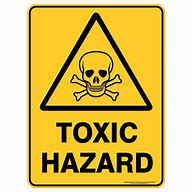
#> input picture images/image 1.jpg, 192 x 192 px
$ python sandbox_generate_dataset.py
#> lines starting #> are read from the running program, lines starting #| are printed output that depends on the picture
from PIL import Image, ImageDraw
import numpy as np
import cv2


def add_padding(image, up=0, down=0, left=0, right=0):
    """
    Add transparent padding to the input image.

    Args:
    image (PIL.Image.Image): Input image.
    up (int): Padding pixels to add to the top (upper). Default is 0.
    down (int): Padding pixels to add to the bottom (lower). Default is 0.
    left (int): Padding pixels to add to the left. Default is 0.
    right (int): Padding pixels to add to the right. Default is 0.

    Returns:
    PIL.Image.Image: Image with added transparent padding.
    """
    # Get input image dimensions
    width, height = image.size

    # Calculate new dimensions with padding
    new_width = width + left + right
    new_height = height + up + down

    # Create a new blank image with the new dimensions and fill it with transparent pixels
    padded_image = Image.new('RGBA', (new_width, new_height), color=(0, 0, 0, 0))

    # Paste the original image onto the padded image with the specified offsets
    padded_image.paste(image, (left, up))

    return padded_image


# [138 lines left out: functions shear_image, warp_perspective, draw_line, not called in this run]


def shear_and_warp(image_path, shear_horizontal_angle, shear_vertical_angle, vertical_warp, horizontal_warp):
#> called with image_path = 'images/image 1.jpg', shear_horizontal_angle = -20, shear_vertical_angle = -20, vertical_warp = 0.9, horizontal_warp = 1
    image_arr = cv2.cvtColor(cv2.imread(image_path), cv2.COLOR_BGR2RGB)
    height, width = image_arr.shape[:2]
#> height = 192; width = 192

    # Define destination points based on warping
    mid_y = height // 2
#> mid_y = 96
    mid_x = width // 2
#> mid_x = 96
    dst_top_left = np.float32([0, 0])
    dst_top_right = np.float32([width, 0])
#> dst_top_right = [192, 0]
    dst_bottom_right = np.float32([width, height])
#> dst_bottom_right = [192, 192]
    dst_bottom_left = np.float32([0, height])
#> dst_bottom_left = [0, 192]

    if vertical_warp > 0:
        dst_top_right[1] = mid_y - mid_y * vertical_warp
        dst_bottom_right[1] = mid_y + mid_y * vertical_warp
    else:
        dst_top_left[1] = mid_y - abs(mid_y * vertical_warp)
        dst_bottom_left[1] = mid_y + abs(mid_y * vertical_warp)

    if horizontal_warp > 0:
        dst_top_right[0] = mid_x + mid_x * horizontal_warp
        dst_top_left[0] = mid_x - mid_x * horizontal_warp
    else:
        dst_bottom_right[0] = mid_x + mid_x * abs(horizontal_warp)
        dst_bottom_left[0] = mid_x - mid_x * abs(horizontal_warp)

    # Convert angles to radians
    shear_horizontal_radians = np.radians(shear_horizontal_angle)
    shear_vertical_radians = np.radians(shear_vertical_angle)

    up_pad, down_pad, left_pad, right_pad = 0, 0, 0, 0

    h_pad = abs(int(height * np.tan(shear_horizontal_radians)))
#> h_pad = 69
    v_pad = abs(int(width * np.tan(shear_vertical_radians)))
#> v_pad = 69

    if shear_vertical_angle > 0:
        up_pad = v_pad
        dst_top_left[1] += v_pad
        dst_bottom_left[1] += v_pad
    else:
        down_pad = v_pad
#> down_pad = 69
        dst_top_right[1] += v_pad
        dst_bottom_right[1] += v_pad

    if shear_horizontal_angle > 0:
        left_pad = h_pad
        dst_top_right[0] += h_pad
        dst_top_left[0] += h_pad
    else:
        right_pad = h_pad
#> right_pad = 69
        dst_bottom_right[0] += h_pad
        dst_bottom_left[0] += h_pad

    image_pil = add_padding(Image.fromarray(image_arr), up=up_pad, down=down_pad, left=left_pad, right=right_pad)
#> in add_padding, `padded_image = Image.new('RGBA', (new_width, new_height), color=(0, 0,..`: padded_image: PIL image 261x261 RGBA; every value is 0
#> in add_padding, `padded_image.paste(image, (left, up))`:
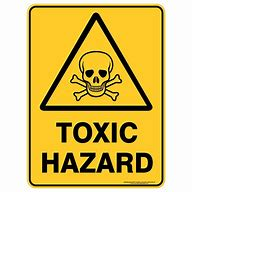
#> padded_image: PIL image 261x261 RGBA; mean R, G, B, A 116.4, 103.1, 57.6, 138; transparent parts drawn white

    # Define source points (corners of the input image)
    src_top_left = [left_pad, up_pad]
    src_top_right = [width + left_pad, up_pad]
#> src_top_right = [192, 0]
    src_bottom_right = [width + left_pad, height + up_pad]
    src_bottom_left = [left_pad, height + up_pad]

    src_pts = np.float32([src_top_left, src_top_right, src_bottom_right, src_bottom_left])

    new_width, new_height = width + h_pad, height + v_pad

    # Define destination points (adjusted for desired warping)
    points = [dst_top_left, dst_top_right, dst_bottom_right, dst_bottom_left]

    # Calculate perspective transform matrix
    transform_matrix = cv2.getPerspectiveTransform(src_pts, np.array([np.float32([x, y]) for x, y in points]))

    # Warp the image
    warped_image_arr = cv2.warpPerspective(np.array(image_pil), transform_matrix, (new_width, new_height))
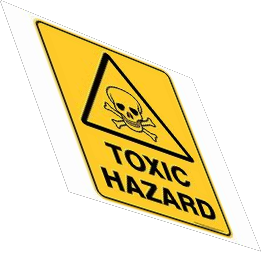
#> warped_image_arr: shape (261, 261, 4); mean R, G, B, A 95.6, 84.7, 47.6, 113.3; transparent parts drawn white

    warped_image_pil = Image.fromarray(warped_image_arr)

    # [6 lines of commented-out code are left out]
    return warped_image_pil, points


# Example usage:
input_image_path = 'images/image 1.jpg'

my_image, seg = shear_and_warp(input_image_path, -20, -20, 0.9, 1)
#> seg = [[0, 0], [192, 78.6], [261, 251.4], [69, 192]]

# Display the original and sheared images
my_image.show()

$ run again, with images/image 2.jpg copied over images/image 1.jpg
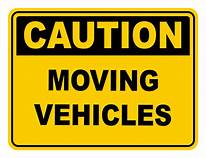
#> input picture images/image 2.jpg, 206 x 158 px
#> in add_padding, `padded_image.paste(image, (left, up))`:
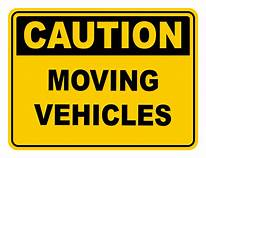
#> padded_image: PIL image 263x232 RGBA; mean R, G, B, A 98.7, 85.4, 29.5, 136; transparent parts drawn white
#> in shear_and_warp, `warped_image_arr = cv2.warpPerspective(np.array(image_pil), transform_..`:
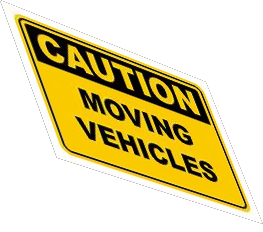
#> warped_image_arr: shape (232, 263, 4); mean R, G, B, A 81.3, 70.4, 24.3, 111.7; transparent parts drawn white
#> seg = [[0, 0], [206, 81.9], [263, 224.1], [57, 158]]

$ run again, with images/bulaya.webp saved as images/image 1.jpg
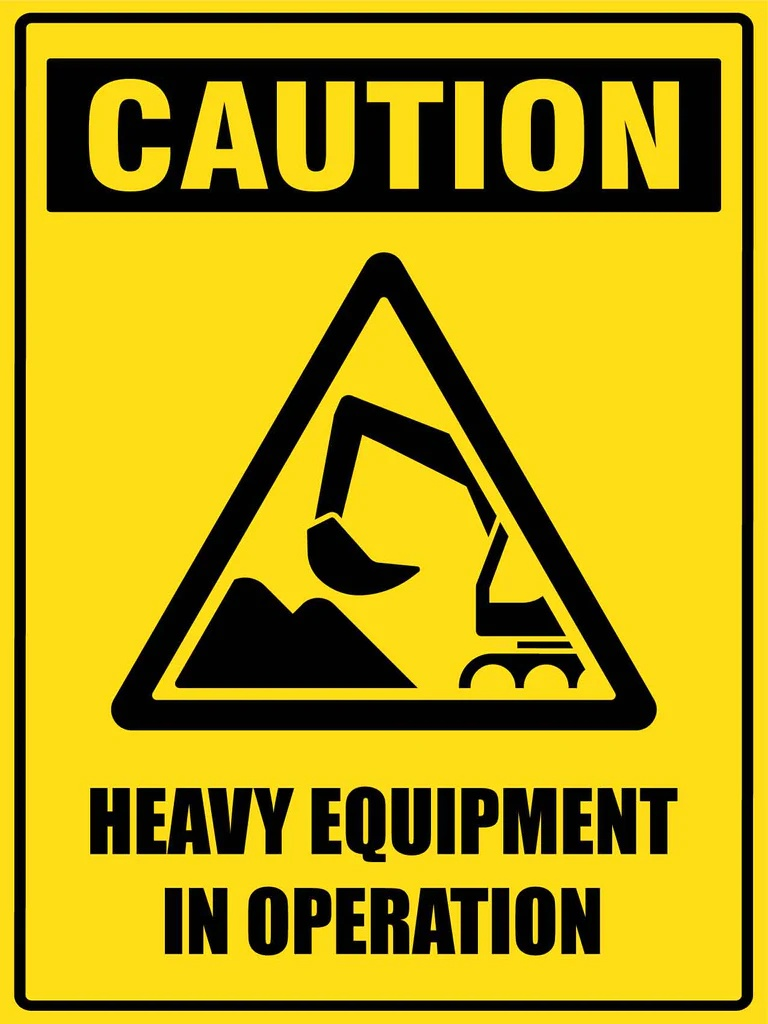
#> input picture images/bulaya.webp, 768 x 1024 px
#> in add_padding, `padded_image.paste(image, (left, up))`:
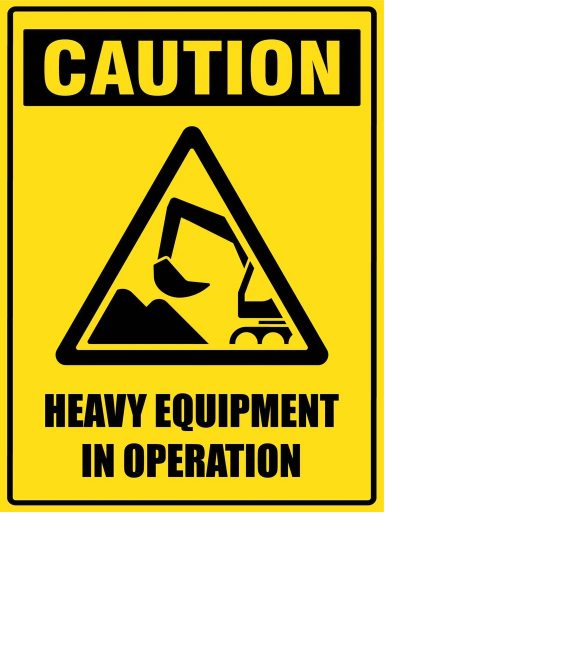
#> padded_image: PIL image 1140x1303 RGBA (shown at 1/2 size); mean R, G, B, A 95, 83.3, 10.2, 135; transparent parts drawn white
#> in shear_and_warp, `warped_image_arr = cv2.warpPerspective(np.array(image_pil), transform_..`:
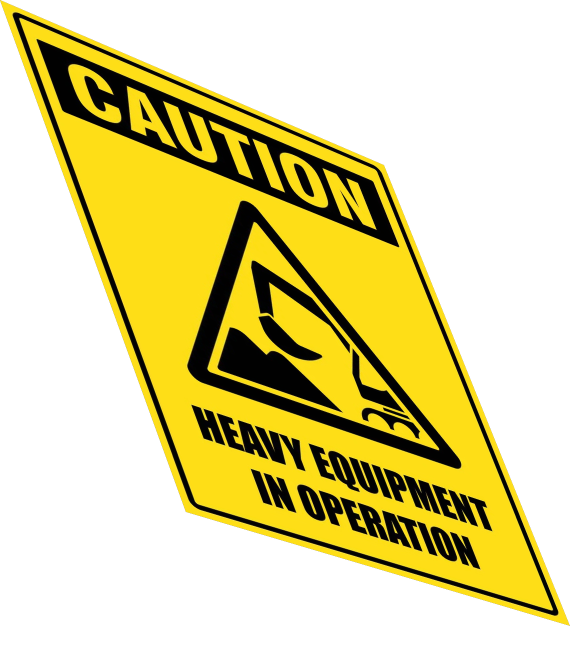
#> warped_image_arr: shape (1303, 1140, 4) (shown at 1/2 size); mean R, G, B, A 77.8, 68.2, 8.3, 110.5; transparent parts drawn white
#> seg = [[0, 0], [768, 330.2], [1140, 1251.8], [372, 1024]]
